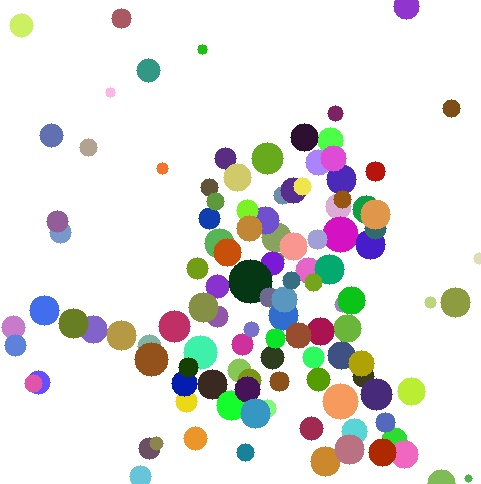
#> input picture Season1/revolution_al/result/2_100.jpg, 481 x 484 px; its folder holds only this picture in this run
$ python test.py result/2_100.jpg
#> lines starting #> are read from the running program, lines starting #| are printed output that depends on the picture; long printed decimals are rounded
import cv2, random, os, sys
import numpy as np
from copy import deepcopy
from skimage import metrics
import multiprocessing as mp

filepath =sys.argv[1]
filename, ext = os.path.splitext(os.path.basename(filepath))

img = cv2.imread(filepath)
#> img is the input picture: shape (484, 481, 3); mean B, G, R 223.5, 226.2, 227.1
height, width, channels = img.shape
#> height = 484; width = 481; channels = 3


# hyperparameters
n_initial_genes = 50
n_populations = 50
prob_mutations = 0.01
prob_add = 0.3
prob_remove = 0.2

min_radius, max_radius = 5, 15
save_every_n_iter = 100

class Gene():
    def __init__(self):
        self.center = np.array([random.randint(0, width), random.randint(0, height)])
        self.radius = random.randint(min_radius, max_radius)
        self.color = np.array([random.randint(0,255), random.randint(0,255), random.randint(0,255)])

    def mutate(self):
        mutation_size = max(1, int(round(random.gauss(15, 4)))) / 100

        r = random.uniform(0, 1)
        if r<0.33: # radius
            self.radius = np.clip(random.randint(
                int(self.radius * (1 - mutation_size)),
                int(self.radius * (1 + mutation_size))
            ), 1, 100)
        elif r< 0.66: #center
            self.center = np.array([
                np.clip(random.randint(
                    int(self.center[0] * (1 - mutation_size)),
                    int(self.center[0] * (1 + mutation_size))
                ), 0, width),
                np.clip(random.randint(
                    int(self.center[1] * (1 - mutation_size)),
                    int(self.center[1] * (1 + mutation_size))
                ), 0, width),
            ])
        else: # color
            self.color = np.array([
                np.clip(random.randint(
                    int(self.color[0] * (1 - mutation_size)),
                    int(self.color[0] * (1 + mutation_size))
                ), 0, 255),
                np.clip(random.randint(
                    int(self.color[1] * (1 - mutation_size)),
                    int(self.color[1] * (1 + mutation_size))
                ), 0, 255),
                np.clip(random.randint(
                    int(self.color[2] * (1 - mutation_size)),
                    int(self.color[2] * (1 + mutation_size))
                ), 0, 255)
            ])

# compute fitness
def compute_fitness(genome):
    out = np.ones((height, width, channels), dtype=np.uint8) * 255

    for gene in genome:
        cv2.circle(out, center=tuple(gene.center), radius=gene.radius, color=(int(gene.color[0]),int(gene.color[1]),int(gene.color[2])), thickness=-1)

    # mean squared error
    # 두 이미지의 차이 비교
    # 생성한 이미지가 원본 이미지와 비슷하다 = mse가 낮다 = fitness가 높다
    fitness = 255. / metrics.normalized_root_mse(img, out)

    return fitness, out

#compute population
def compute_popultaion(g):
    genome = deepcopy(g)

    #mutation
    if len(genome) < 200:
        for gene in genome:
            if random.uniform(0,1)< prob_mutations:
                gene.mutate()

    else:
        for gene in random.sample(genome, k=int(len(genome) * prob_mutations)):
            gene.mutate()

    # add gene
    if random.uniform(0,1) < prob_add:
        genome.append(Gene())

    # remove gene
    if len(genome) > 0 and random.uniform(0, 1) < prob_remove:
        genome.remove(random.choice(genome))

    # compute fitness
    new_fitness, new_out = compute_fitness(genome)

    return new_fitness, genome, new_out

if __name__ == "__main__":
    os.makedirs('result', exist_ok=True)

    p = mp.Pool(mp.cpu_count()-1)

    #1st gene
    best_genome = [Gene() for _ in range(n_initial_genes)]

    best_fitness, best_out = compute_fitness(best_genome)
#> after the loop in compute_fitness, `for gene in genome:`:
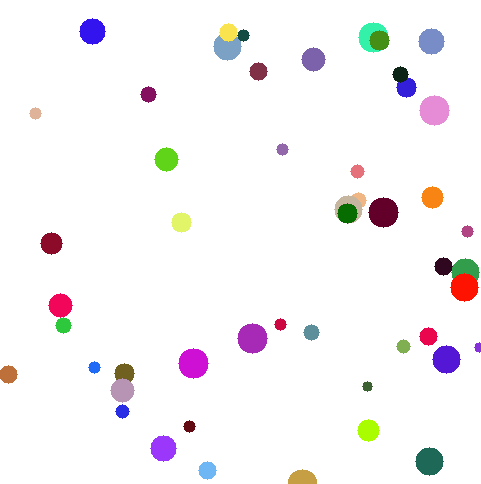
#> out: shape (484, 481, 3); mean of channels 0, 1, 2 245.7, 243.9, 246.7; drawn as B, G, R
#> in compute_fitness, `fitness = 255. / metrics.normalized_root_mse(img, out)`: fitness = 766.9
#> best_fitness = 766.9

    n_gen = 0

    while True:
        try:
            results = p.map(compute_popultaion, [deepcopy(best_genome)]*n_populations)
#> in compute_popultaion, `new_fitness, new_out = compute_fitness(genome)`: new_fitness = 767.2
#> the loop in compute_popultaion (call 2), `for gene in genome:` made 50 passes
#> (mutation_size in mutate, r in mutate) on pass 9: (0.11, 0.449)
#> (mutation_size in mutate, r in mutate) on pass 50: (0.18, 0.706)
#> results = 50 items
        except KeyboardInterrupt:
            p.close()
            break

        results.append([best_fitness, best_genome, best_out])

        new_fitnesses, new_genomes, new_outs = zip(*results)
#> new_fitnesses = 51 values, max 772.3 at index 33, min 762.2 at index 27, mean 767; new_genomes = 51 items; new_outs = 51 items

        best_result = sorted(zip(new_fitnesses, new_genomes, new_outs), key=lambda x: x[0], reverse=True)
#> best_result = 51 items

        best_fitness, best_genome, best_out = best_result[0]
#> best_fitness = 772.3; best_genome = 51 items

        #end of generation
        print('Generation #%s, Fitness %s' % (n_gen, best_fitness))
#| Generation #0, Fitness 772.298
        n_gen += 1

        #visualize
        if n_gen % save_every_n_iter == 0:
            cv2.imwrite('result/%s_%s.jpg'%(filename, n_gen),best_out)

        cv2.imshow('best out', best_out)
        if cv2.waitKey(1) == ord('q'):
#> (key q is pressed here)
            p.close()
            break

    cv2.imshow('best out', best_out)
    cv2.waitKey(0)
